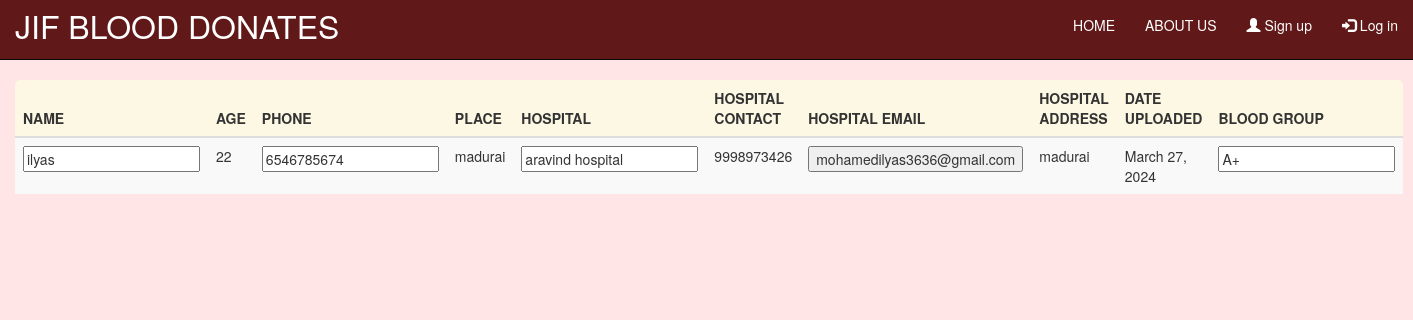
Screenshot of /a_plus with the database file from the repository.
### app/models.py (models this page shows, shortened)
class Blood_stock(models.Model):
    bloodGroup = models.CharField(max_length=10)
    name = models.CharField(max_length=200)
    place = models.CharField(max_length = 200)
    hospital = models.CharField(max_length = 255,null=True)
    age = models.IntegerField(null=True)
    phone = models.IntegerField(null=True)
    date_uploaded = models.DateField(("Date"), default=date.today)
    hospital_num = models.IntegerField(null=True)
    hospital_add = models.CharField(max_length = 200,null=True)
    hospital_mail = models.EmailField(null=True)

### app/views.py (the view)
# urls.py: path('a_plus',views.a_plus,name='a_plus'),
def a_plus(request):
    a = Blood_stock.objects.filter(bloodGroup='A+').values()
    template = loader.get_template('a_plus.html')
    context={
        'a':a,
    }
    return HttpResponse(template.render(context,request))

### app/templates/a_plus.html (shortened to what this page needs)
{% extends 'index.html' %}
{% load crispy_forms_tags %}
{% block start %}
{% block content %}
<head>
</head>
<table class="table table-striped bg-warning table-hover">
    <thead>
      <tr>
        <th scope="col">NAME</th>
        <th scope="col">AGE</th>
        <th scope="col">PHONE</th>
        <th scope="col">PLACE</th>
        <th scope="col">HOSPITAL</th>
        <th scope="col">HOSPITAL CONTACT</th>
        <th scope="col">HOSPITAL EMAIL</th>
        <th scope="col">HOSPITAL ADDRESS</th>
        <th scope="col">DATE UPLOADED</th>
        <th scope="col">BLOOD GROUP</th>
      </tr>
    </thead>
    <tbody>
       <form method="POST" action={% url "eml" %}>
        {% for i in a %}
      <tr>
        <td><input type="text" for="name" name="name" value="{{i.name}}" readonly></td>
        <td>{{i.age}}</td>
        <td><input type="phone" for="phone" name="phone" value="{{i.phone}}" readonly></td>
        <td>{{i.place}}</td>
        <td><input type="text" for="hos" name="hos" value="{{i.hospital}}" readonly></td>
        <td>{{i.hospital_num}}</td>
        <td><input type="submit" for="tomail" name="tomail" value="{{i.hospital_mail}}" readonly></td>
        <td>{{i.hospital_add}}</td>
        <td>{{i.date_uploaded}}</td>
        <td><input type="text" for="bgrp" name="bgrp" value="{{i.bloodGroup}}" readonly></td>
        {% endfor %}
      </tr>
      </form>
    </tbody>
  </table>
{% endblock %}
{% endblock start %}

### app/static/css/index.css (style rules this page uses)
body { background-color: rgb(255, 229, 229); }

### app/templates/a_plus.html (style rules this page uses)
table { border-radius: 5px; margin-top:20px; }

### rows the page displays
Blood_stock: name "ilyas", age "22", phone "6546785674", place "madurai", hos "aravind hospital", hospital_num "9998973426", tomail "mohamedilyas3636@gmail.com", hospital_add "madurai", date_uploaded "March 27, 2024", bgrp "A+"
